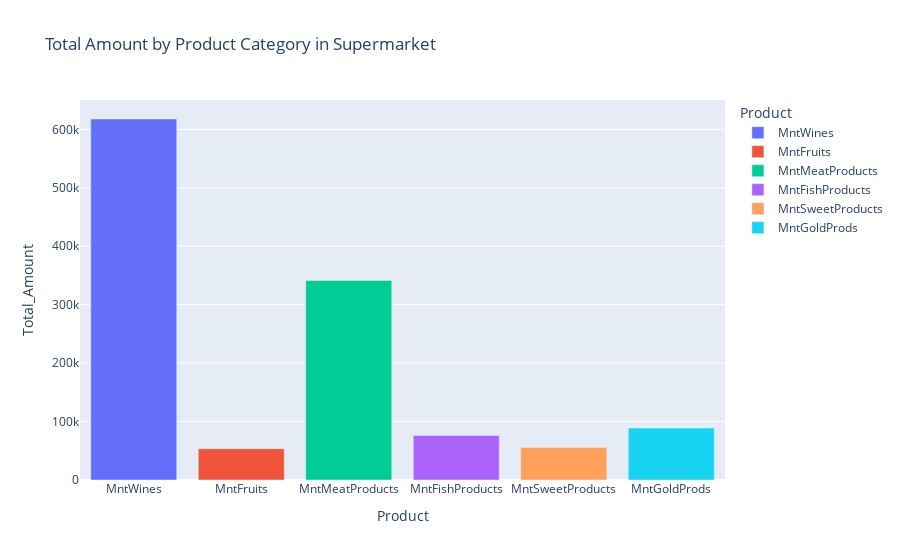

The cell this chart's notebook holds for it:
### Markdown cell above
### **Total Amount by Product Category in Supermarket**

### Code cell
import plotly.express as px
# Membuat variabel baru yang berisikan semua kategori produk
df_product = df[['MntWines', 'MntFruits',
       'MntMeatProducts', 'MntFishProducts', 'MntSweetProducts',
       'MntGoldProds']]

# Create a new DataFrame for the sum of each product category
df_product_sum = df_product.sum().reset_index()
df_product_sum.columns = ['Product', 'Total_Amount']

# Create a bar chart with different colors for each bar
fig = px.bar(df_product_sum, x='Product', y='Total_Amount', title='Total Amount by Product Category in Supermarket',
             color='Product', color_discrete_sequence=px.colors.qualitative.Plotly)

# Show the plot
fig.show()

### Figure 1 — Plotly figure (JSON) as saved in the notebook; plotly's stock layout.template omitted (floating-point values rounded to 4 significant figures)
{"data": [{"alignmentgroup": "True", "hovertemplate": "Product=%{x}<br>Total_Amount=%{y}<extra></extra>", "legendgroup": "MntWines", "marker": {"color": "#636EFA", "pattern": {"shape": ""}}, "name": "MntWines", "offsetgroup": "MntWines", "orientation": "v", "showlegend": true, "textposition": "auto", "type": "bar", "x": ["MntWines"], "xaxis": "x", "y": [617707], "yaxis": "y"}, {"alignmentgroup": "True", "hovertemplate": "Product=%{x}<br>Total_Amount=%{y}<extra></extra>", "legendgroup": "MntFruits", "marker": {"color": "#EF553B", "pattern": {"shape": ""}}, "name": "MntFruits", "offsetgroup": "MntFruits", "orientation": "v", "showlegend": true, "textposition": "auto", "type": "bar", "x": ["MntFruits"], "xaxis": "x", "y": [53566], "yaxis": "y"}, {"alignmentgroup": "True", "hovertemplate": "Product=%{x}<br>Total_Amount=%{y}<extra></extra>", "legendgroup": "MntMeatProducts", "marker": {"color": "#00CC96", "pattern": {"shape": ""}}, "name": "MntMeatProducts", "offsetgroup": "MntMeatProducts", "orientation": "v", "showlegend": true, "textposition": "auto", "type": "bar", "x": ["MntMeatProducts"], "xaxis": "x", "y": [341460], "yaxis": "y"}, {"alignmentgroup": "True", "hovertemplate": "Product=%{x}<br>Total_Amount=%{y}<extra></extra>", "legendgroup": "MntFishProducts", "marker": {"color": "#AB63FA", "pattern": {"shape": ""}}, "name": "MntFishProducts", "offsetgroup": "MntFishProducts", "orientation": "v", "showlegend": true, "textposition": "auto", "type": "bar", "x": ["MntFishProducts"], "xaxis": "x", "y": [76248], "yaxis": "y"}, {"alignmentgroup": "True", "hovertemplate": "Product=%{x}<br>Total_Amount=%{y}<extra></extra>", "legendgroup": "MntSweetProducts", "marker": {"color": "#FFA15A", "pattern": {"shape": ""}}, "name": "MntSweetProducts", "offsetgroup": "MntSweetProducts", "orientation": "v", "showlegend": true, "textposition": "auto", "type": "bar", "x": ["MntSweetProducts"], "xaxis": "x", "y": [55424], "yaxis": "y"}, {"alignmentgroup": "True", "hovertemplate": "Product=%{x}<br>Total_Amount=%{y}<extra></extra>", "legendgroup": "MntGoldProds", "marker": {"color": "#19D3F3", "pattern": {"shape": ""}}, "name": "MntGoldProds", "offsetgroup": "MntGoldProds", "orientation": "v", "showlegend": true, "textposition": "auto", "type": "bar", "x": ["MntGoldProds"], "xaxis": "x", "y": [88964], "yaxis": "y"}], "layout": {"barmode": "relative", "legend": {"title": {"text": "Product"}, "tracegroupgap": 0}, "title": {"text": "Total Amount by Product Category in Supermarket"}, "xaxis": {"anchor": "y", "categoryarray": ["MntWines", "MntFruits", "MntMeatProducts", "MntFishProducts", "MntSweetProducts", "MntGoldProds"], "categoryorder": "array", "domain": [0, 1], "title": {"text": "Product"}}, "yaxis": {"anchor": "x", "domain": [0, 1], "title": {"text": "Total_Amount"}}}}
